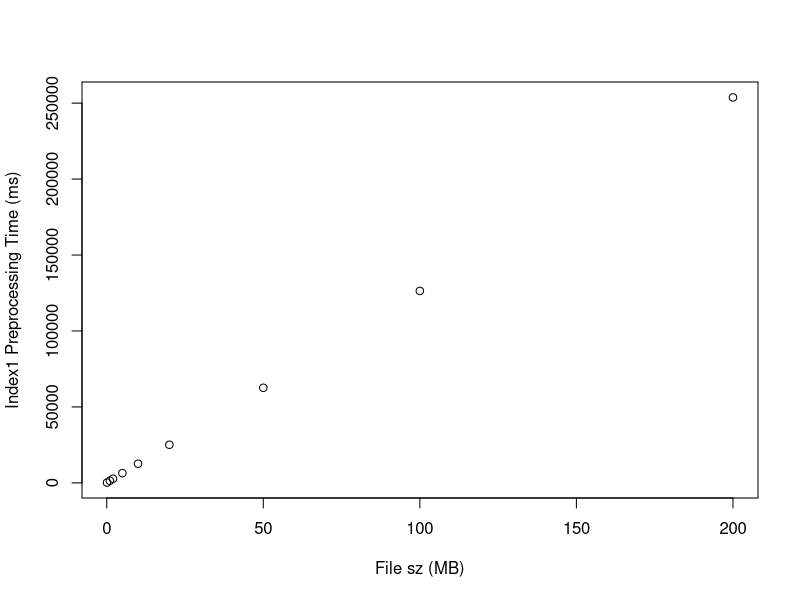
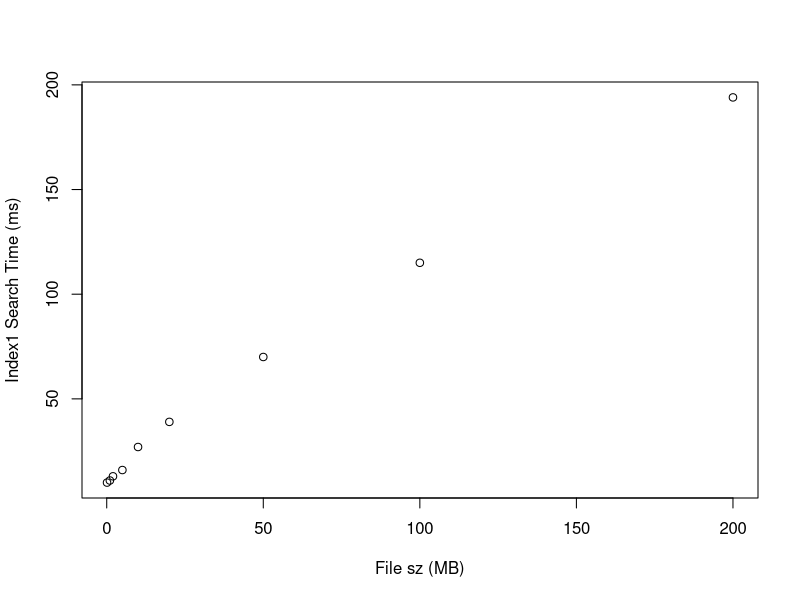
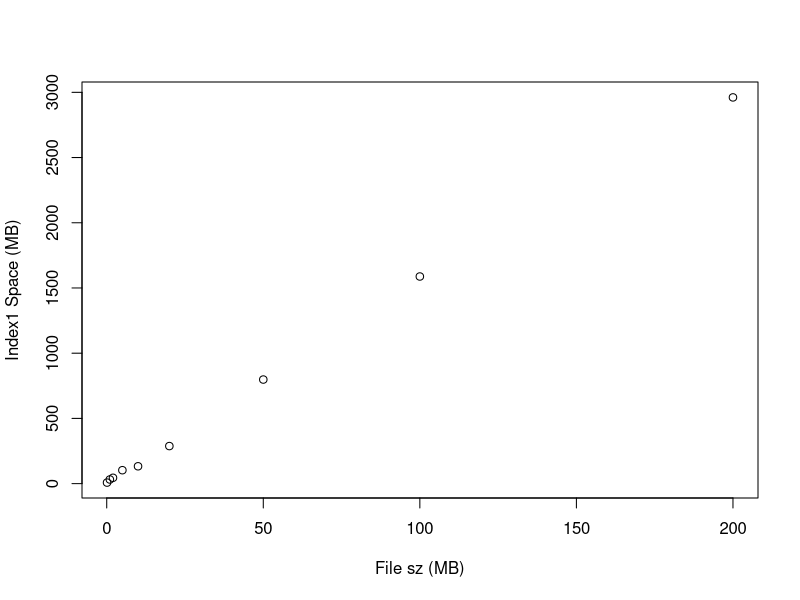
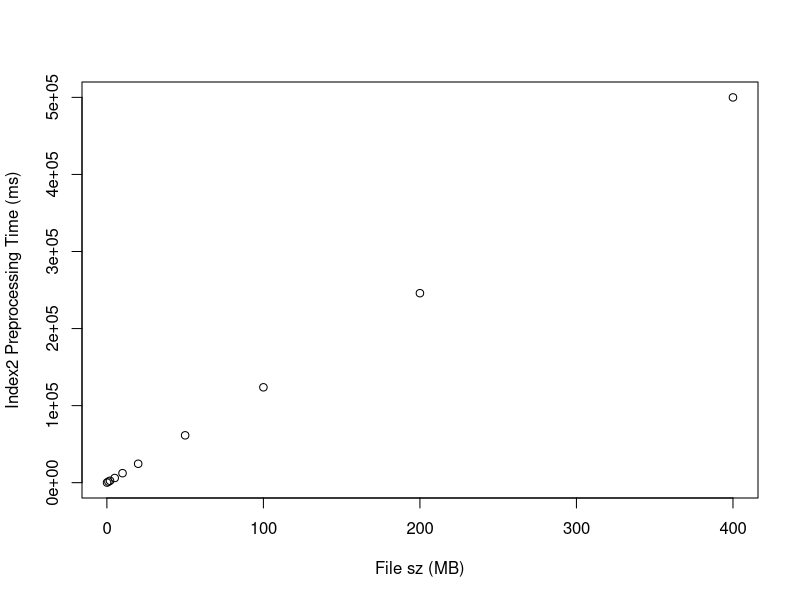

Here is the R script that generated these plots, in order: (Note: this script raises an error after producing the figures.)
# Experimental performance

# Index1
# Preprocessing time
filesizeMB = c(0.100, 1.000, 2.000, 5.000, 10.000, 20.000, 50.000, 100.000, 200.000)
length(filesizeMB)
preprocessingTimeMs = c(183, 1402, 2737, 6409, 12594, 25103, 62620, 126368, 253770)
plot(x = filesizeMB, y = preprocessingTimeMs, xlab = 'File sz (MB)', ylab = 'Index1 Preprocessing Time (ms)')
# Search time
filesizeMB = c(0.100, 1.000, 2.000, 5.000, 10.000, 20.000, 50.000, 100.000, 200.000) # 4 Mb heap space error
length(filesizeMB)
searchTimeMs = c(10, 11, 13, 16, 27, 39, 70, 115, 194)
plot(x = filesizeMB, y = searchTimeMs, xlab = 'File sz (MB)', ylab = 'Index1 Search Time (ms)')

# Index1
# Space
filesizeMB = c(0.100, 1.000, 2.000, 5.000, 10.000, 20.000, 50.000, 100.000, 200.000)
spaceMB = c(8.00, 31.8, 44.9, 103, 133, 288, 798, 1588, 2961)
length(filesizeMB)
plot(x = filesizeMB, y = spaceMB, xlab = 'File sz (MB)', ylab = 'Index1 Space (MB)')



# Index2
# Preprocessing time
filesizeMB = c(0.100, 1.00, 2.00, 5.00, 10.0, 20.0, 50.0, 100, 200, 400)
length(filesizeMB)
preprocessingTimeMs = c(117, 1365, 2498, 6067, 12317, 24565, 61449, 123765, 245897, 499945)
length(preprocessingTimeMs)
plot(x = filesizeMB, y = preprocessingTimeMs, xlab = 'File sz (MB)', ylab = 'Index2 Preprocessing Time (ms)')
# Search time
filesizeMB = c(0.100, 1.00, 2.00, 5.00, 10.0, 20.0, 50.0, 100.0, 200.0)
length(filesizeMB)
searchTimeMs = c(20, 25, 29, 35, 41, 48, 82, 130, 206)
plot(x = filesizeKB, y = searchTimeMs, xlab = 'File sz (MB)', ylab = 'Index2 Search Time (ms)')


#Index3
# Preprocessing time
filesizeMB = c(0.100, 1.00, 2.00, 5.00)#, 20.000, 50.000, 100.000, 200.000, 400.000)
length(filesizeMB)
preprocessingTimeMs = c(749, 30084, 87228, 409458)
length(preprocessingTimeMs)
plot(x = filesizeMB, y = preprocessingTimeMs, xlab = 'File sz (MB)', ylab = 'Index3 Preprocessing Time (ms)')
# Search time
filesizeMB = c(0.100, 1.00, 2.00, 5.00) #, 10.000, 20.000, 50.000, 100.000, 200.000, 400.000)
length(filesizeMB)
searchTimeMs = c(11, 6, 9, 14)
plot(x = filesizeKB, y = preprocessingTimeMs, xlab = 'File sz (MB)', ylab = 'Index3 Search Time (ms)')


#Index4
# Preprocessing time
filesizeMB = c(0.100, 1.000, 2.000, 5.000) #, 10.000, 20.000, 50.000, 100.000, 200.000, 400.000)
length(filesizeMB)
preprocessingTimeMs = c(775, 28445, 86274, 410083)
length(preprocessingTimeMs)
plot(x = filesizeMB, y = preprocessingTimeMs, xlab = 'File sz (MB)', ylab = 'Index4 Preprocessing Time (ms)')
# Search time
filesizeMB = c(0.100, 1.00, 2.00, 5.00, 10.0) #, 20.0, 50.0, 100, 200, 400)
length(filesizeMB)
searchTimeMs = c(0, 0, 0, 0, 0)
plot(x = filesizeKB, y = preprocessingTimeMs, xlab = 'File sz (MB)', ylab = 'Index4 Search Time (ms)')
